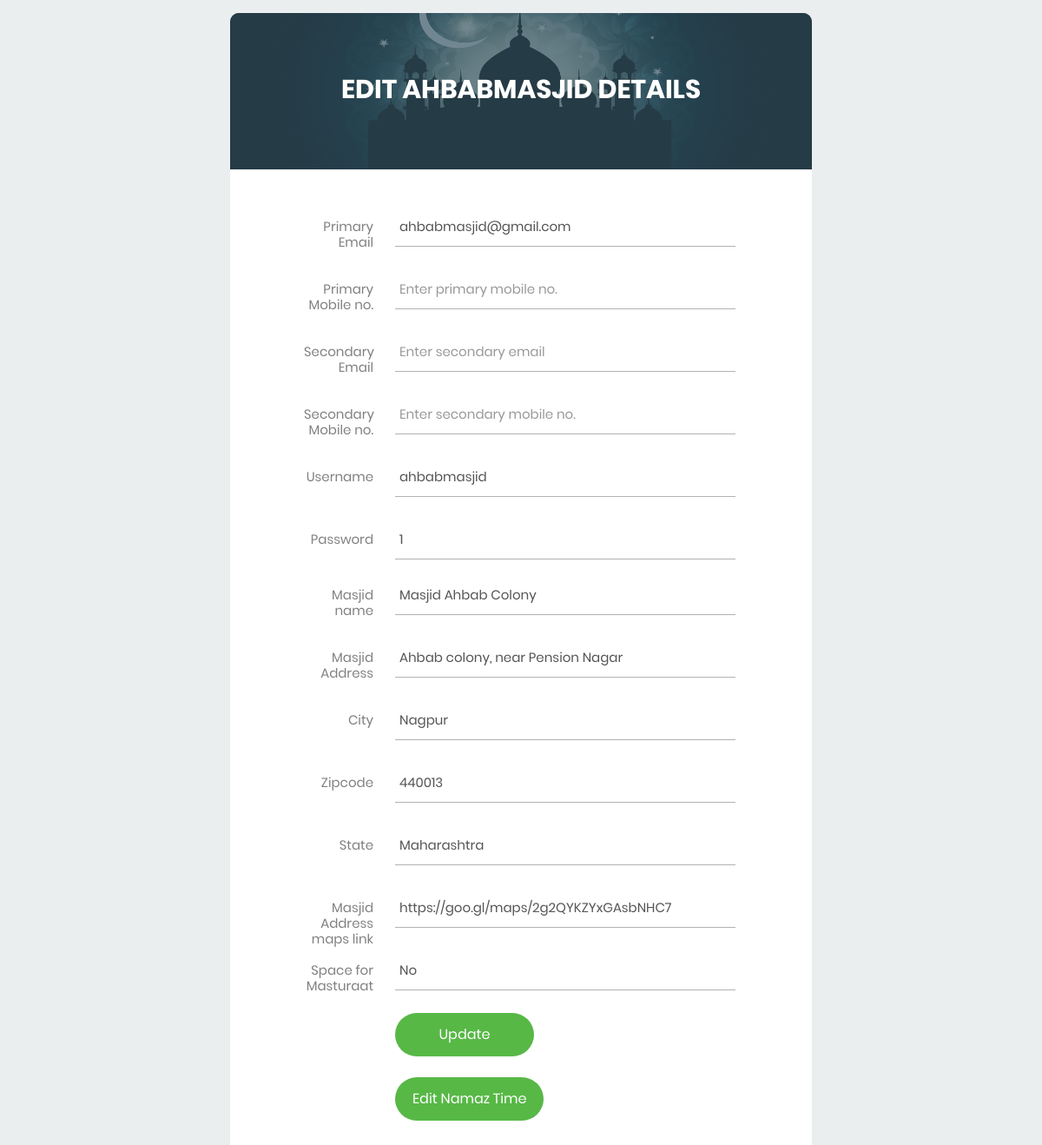
/EditMasjidDetails.php (signed in), run on the app's committed database.
### tables this page shows
CREATE TABLE `user1` (
  `id` int(50) NOT NULL,
  `username` varchar(50) NOT NULL,
  `email` varchar(50) NOT NULL,
  `password` varchar(50) NOT NULL,
  `email2` varchar(50) DEFAULT NULL,
  `mobileno` int(10) DEFAULT NULL,
  `mobileno2` int(10) DEFAULT NULL,
  `masjidname` varchar(250) NOT NULL,
  `address` varchar(250) NOT NULL,
  `city` varchar(50) NOT NULL,
  `zipcode` varchar(50) NOT NULL,
  `state` varchar(50) NOT NULL,
  `addresslink` varchar(250) NOT NULL,
  `fajr` varchar(50) DEFAULT NULL,
  `zohar` varchar(200) DEFAULT NULL,
  `asr` varchar(200) DEFAULT NULL,
  `maghrib` varchar(200) DEFAULT NULL,
  `isha` varchar(200) DEFAULT NULL,
  `juma` varchar(200) DEFAULT NULL,
  `forladies` varchar(50) NOT NULL,
  `timestamp` time DEFAULT NULL,
  `reset_token` varchar(250) DEFAULT NULL,
  `reset_expiry` varchar(250) DEFAULT NULL
);

### EditMasjidDetails.php (the view, shortened to what this page needs)
<?php
include 'conn.php';
$sql = "SELECT * FROM user1 WHERE id = '".$_SESSION['id']."'";
$result = mysqli_query($conn, $sql);
$row = mysqli_fetch_assoc($result);
$userName=$row['username'];
$email=$row['email'];
$mobileno=$row['mobileno'];
$email2=$row['email2'];
$mobileno2=$row['mobileno2'];
$password=$row['password'];
$masjidname = $row['masjidname'];
$address = $row['address'];
$city = $row['city'];
$zipcode = $row['zipcode'];
$state = $row['state'];
$addresslink = $row['addresslink'];
$forladies = $row['forladies'];
?>
<!DOCTYPE html>
<html lang="en">
<head>
	<link rel="stylesheet" type="text/css" href="vendor/bootstrap/css/bootstrap.min.css">
	<link rel="stylesheet" type="text/css" href="fonts/font-awesome-4.7.0/css/font-awesome.min.css">
	<link rel="stylesheet" type="text/css" href="fonts/Linearicons-Free-v1.0.0/icon-font.min.css">
	<link rel="stylesheet" type="text/css" href="vendor/animate/animate.css">
	<link rel="stylesheet" type="text/css" href="vendor/css-hamburgers/hamburgers.min.css">
	<link rel="stylesheet" type="text/css" href="vendor/animsition/css/animsition.min.css">
	<link rel="stylesheet" type="text/css" href="vendor/select2/select2.min.css">
	<link rel="stylesheet" type="text/css" href="vendor/daterangepicker/daterangepicker.css">
	<link rel="stylesheet" type="text/css" href="css/util.css">
	<link rel="stylesheet" type="text/css" href="css/main.css">
</head>
<body>
<div class="limiter">
		<div class="container-login100">
			<div class="wrap-login100">
				<div class="login100-form-title" style="background-image: url(images/bg-04.jpg);">
					<span class="login100-form-title-1">
					Edit <?php echo $_SESSION['username']; ?> Details
					</span>
				</div>
                                <form class="login100-form validate-form" method="POST">
					<div class="wrap-input100 validate-input m-b-26" data-validate="Email is required">
						<span class="label-input100">Primary Email</span>
						<input class="input100" type="text" name="email" placeholder="Enter primary email" value="<?php echo $email; ?>" required>
						<span class="focus-input100"></span>
					</div>
					<div class="wrap-input100 validate-input m-b-26" data-validate="Mobile no. is required">
						<span class="label-input100">Primary Mobile no.</span>
						<input class="input100" type="number" name="mobileno" placeholder="Enter primary mobile no." value="<?php echo $mobileno; ?>" required>
						<span class="focus-input100"></span>
					</div>
					<div class="wrap-input100 validate-input m-b-26">
						<span class="label-input100">Secondary Email</span>
						<input class="input100" type="number" name="email2" placeholder="Enter secondary email" value="<?php echo $email2; ?>">
						<span class="focus-input100"></span>
					</div>
					<div class="wrap-input100 validate-input m-b-26">
						<span class="label-input100">Secondary Mobile no.</span>
						<input class="input100" type="text" name="mobileno2" placeholder="Enter secondary mobile no." value="<?php echo $mobileno2; ?>">
						<span class="focus-input100"></span>
					</div>
				<form class="login100-form validate-form">
					<div class="wrap-input100 validate-input m-b-26" data-validate="Username is required">
						<span class="label-input100">Username</span>
						<input class="input100" type="text" name="username" placeholder="Enter username" id="req" onKeyUp="checkname();" value="<?php echo $userName; ?>" required>
					</div>
					<div class="wrap-input100 validate-input m-b-18" data-validate = "Password is required">
						<span class="label-input100">Password</span>
						<input class="input100" type="text" name="password" placeholder="Enter password" value="<?php echo $password; ?>" required>
						<span class="focus-input100"></span>
					</div>
					<div class="wrap-input100 validate-input m-b-26" data-validate="Masjid name is required">
						<span class="label-input100">Masjid name</span>
						<input class="input100" type="text" name="masjidname" placeholder="Masjid name" value="<?php echo $masjidname; ?>" required>
						<span class="focus-input100"></span>
					</div>
					<div class="wrap-input100 validate-input m-b-26" data-validate="Address is required">
						<span class="label-input100">Masjid Address</span>
						<input class="input100" type="text" name="address" placeholder="Address" value="<?php echo $address; ?>" required>
						<span class="focus-input100"></span>
					</div>
					<div class="wrap-input100 validate-input m-b-26" data-validate="City is required">
						<span class="label-input100">City</span>
						<input class="input100" type="text" name="city" placeholder="City" value="<?php echo $city; ?>" required>
						<span class="focus-input100"></span>
					</div>
					<div class="wrap-input100 validate-input m-b-26" data-validate="Zipcode is required">
						<span class="label-input100">Zipcode</span>
						<input class="input100" type="number" name="zipcode" placeholder="Zipcode" value="<?php echo $zipcode; ?>" required>
						<span class="focus-input100"></span>
					</div>
					<div class="wrap-input100 validate-input m-b-26" data-validate="State is required">
						<span class="label-input100">State</span>
						<input class="input100" type="text" name="state" placeholder="State" value="<?php echo $state; ?>" required>
						<span class="focus-input100"></span>
					</div>
					<div class="wrap-input100 validate-input m-b-26" data-validate="Map address link is required">
						<span class="label-input100">Masjid Address maps link</span>
						<input class="input100" type="text" name="addresslink" placeholder="Masjid Address maps link" value="<?php echo $addresslink; ?>" required>
						<span class="focus-input100"></span>
					</div>
					<div class="wrap-input100 validate-input m-b-26" data-validate="Field is required">
						<span class="label-input100">Space for Masturaat</span>
						<input class="input100" type="text" name="forladies" placeholder="Yes/No" value="<?php echo $forladies; ?>" required>
					</div>
					<div class="container-login100-form-btn">
                        <input type="submit" class="login100-form-btn" value="Update">
                    </div>
					<div class="container-login100-form-btn">
						<button type="button" class="login100-form-btn" onclick="window.location.href='loginsuccessfull.php'">Edit Namaz Time</button>
					</div>
				</form>
			</div>
		</div>
	</div>
</body>
</html>

### css/main.css (style rules this page uses)
* { margin: 0px; padding: 0px; box-sizing: border-box; }
body, html { height: 100%; font-family: Poppins-Regular, sans-serif; }
input { outline: none; border: none; }
input[type="number"] { -moz-appearance: textfield; appearance: none; -webkit-appearance: none; }
button { outline: none !important; border: none; background: transparent; }
.limiter { width: 100%; margin: 0 auto; }
.container-login100 { width: 100%; min-height: 100vh; display: -webkit-box; display: -webkit-flex; display: -moz-box; display: -ms-flexbox; display: flex; flex-wrap: wrap; justify-content: center; align-items: center; padding: 15px; background: #ebeeef; }
.wrap-login100 { width: 670px; background: #fff; border-radius: 10px; overflow: hidden; position: relative; }
.login100-form-title { width: 100%; position: relative; z-index: 1; display: -webkit-box; display: -webkit-flex; display: -moz-box; display: -ms-flexbox; display: flex; flex-wrap: wrap; flex-direction: column; align-items: center; background-repeat: no-repeat; background-size: cover; background-position: center; padding: 70px 15px 74px 15px; }
.login100-form-title-1 { font-family: Poppins-Bold; font-size: 30px; color: #fff; text-transform: uppercase; line-height: 1.2; text-align: center; }
.login100-form-title::before { content: ""; display: block; position: absolute; z-index: -1; width: 100%; height: 100%; top: 0; left: 0; background-color: rgba(54,84,99,0.7); }
.login100-form { width: 100%; display: -webkit-box; display: -webkit-flex; display: -moz-box; display: -ms-flexbox; display: flex; flex-wrap: wrap; justify-content: space-between; padding: 43px 88px 93px 190px; }
.wrap-input100 { width: 100%; position: relative; border-bottom: 1px solid #b2b2b2; }
.label-input100 { font-family: Poppins-Regular; font-size: 15px; color: #808080; line-height: 1.2; text-align: right; position: absolute; top: 14px; left: -105px; width: 80px; }
.input100 { font-family: Poppins-Regular; font-size: 15px; color: #555555; line-height: 1.2; display: block; width: 100%; background: transparent; padding: 0 5px; }
.focus-input100 { position: absolute; display: block; width: 100%; height: 100%; top: 0; left: 0; pointer-events: none; }
.focus-input100::before { content: ""; display: block; position: absolute; bottom: -1px; left: 0; width: 0; height: 1px; -webkit-transition: all 0.6s; -o-transition: all 0.6s; -moz-transition: all 0.6s; transition: all 0.6s; background: #57b846; }
input.input100 { height: 45px; }
.container-login100-form-btn { width: 100%; display: -webkit-box; display: -webkit-flex; display: -moz-box; display: -ms-flexbox; display: flex; flex-wrap: wrap; }
.login100-form-btn { display: -webkit-box; display: -webkit-flex; display: -moz-box; display: -ms-flexbox; display: flex; justify-content: center; align-items: center; padding: 0 20px; min-width: 160px; height: 50px; background-color: #57b846; border-radius: 25px; font-family: Poppins-Regular; font-size: 16px; color: #fff; line-height: 1.2; -webkit-transition: all 0.4s; -o-transition: all 0.4s; -moz-transition: all 0.4s; transition: all 0.4s; }
.validate-input { position: relative; }

### data on the page
user1: email "ahbabmasjid@gmail.com", username "ahbabmasjid", password "1", masjidname "Masjid Ahbab Colony", address "Ahbab colony, near Pension Nagar", city "Nagpur", zipcode "440013", state "Maharashtra", addresslink "https://goo.gl/maps/2g2QYKZYxGAsbNHC7", forladies "No"

### other printed values
$_SESSION['username'] "AHBABMASJID"
